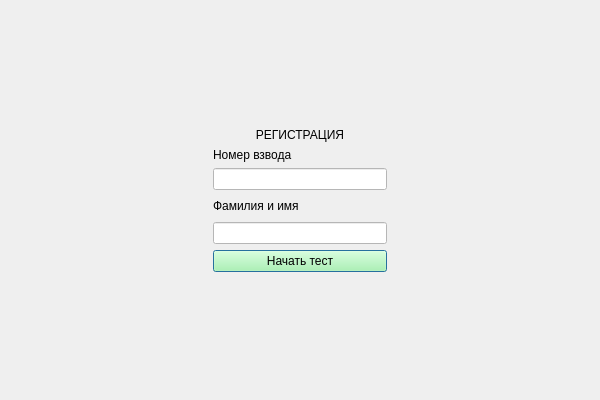
<?xml version="1.0" encoding="UTF-8"?>
<ui version="4.0">
 <class>Dialog</class>
 <widget class="QDialog" name="Dialog">
  <property name="geometry">
   <rect>
    <x>0</x>
    <y>0</y>
    <width>600</width>
    <height>400</height>
   </rect>
  </property>
  <property name="sizePolicy">
   <sizepolicy hsizetype="Expanding" vsizetype="Expanding">
    <horstretch>0</horstretch>
    <verstretch>0</verstretch>
   </sizepolicy>
  </property>
  <property name="windowTitle">
   <string>Комплекс</string>
  </property>
  <property name="styleSheet">
   <string notr="true"/>
  </property>
  <layout class="QHBoxLayout" name="horizontalLayout">
   <item>
    <spacer name="horizontalSpacer">
     <property name="orientation">
      <enum>Qt::Horizontal</enum>
     </property>
     <property name="sizeHint" stdset="0">
      <size>
       <width>40</width>
       <height>20</height>
      </size>
     </property>
    </spacer>
   </item>
   <item>
    <widget class="QWidget" name="widget" native="true">
     <property name="enabled">
      <bool>true</bool>
     </property>
     <property name="sizePolicy">
      <sizepolicy hsizetype="Expanding" vsizetype="Expanding">
       <horstretch>0</horstretch>
       <verstretch>0</verstretch>
      </sizepolicy>
     </property>
     <property name="styleSheet">
      <string notr="true"/>
     </property>
     <layout class="QVBoxLayout" name="verticalLayout">
      <item>
       <spacer name="verticalSpacer">
        <property name="orientation">
         <enum>Qt::Vertical</enum>
        </property>
        <property name="sizeHint" stdset="0">
         <size>
          <width>20</width>
          <height>40</height>
         </size>
        </property>
       </spacer>
      </item>
      <item>
       <widget class="QLabel" name="label">
        <property name="styleSheet">
         <string notr="true">font: 75 18pt &quot;MS Shell Dlg 2&quot;;</string>
        </property>
        <property name="text">
         <string>РЕГИСТРАЦИЯ</string>
        </property>
        <property name="alignment">
         <set>Qt::AlignCenter</set>
        </property>
       </widget>
      </item>
      <item>
       <widget class="QLabel" name="label_2">
        <property name="styleSheet">
         <string notr="true">font: 75 14pt &quot;MS Shell Dlg 2&quot;;</string>
        </property>
        <property name="text">
         <string>Номер взвода</string>
        </property>
        <property name="alignment">
         <set>Qt::AlignLeading|Qt::AlignLeft|Qt::AlignVCenter</set>
        </property>
       </widget>
      </item>
      <item>
       <widget class="QLineEdit" name="lbl_vzvod_num">
        <property name="styleSheet">
         <string notr="true">background-color: rgb(255, 255, 255);
font: 75 14pt &quot;MS Shell Dlg 2&quot;;</string>
        </property>
       </widget>
      </item>
      <item>
       <layout class="QHBoxLayout" name="horizontalLayout_2">
        <item>
         <widget class="QLabel" name="label_3">
          <property name="styleSheet">
           <string notr="true">font: 75 14pt &quot;MS Shell Dlg 2&quot;;</string>
          </property>
          <property name="text">
           <string>Фамилия и имя</string>
          </property>
          <property name="alignment">
           <set>Qt::AlignLeading|Qt::AlignLeft|Qt::AlignVCenter</set>
          </property>
         </widget>
        </item>
        <item>
         <spacer name="horizontalSpacer_3">
          <property name="orientation">
           <enum>Qt::Horizontal</enum>
          </property>
          <property name="sizeHint" stdset="0">
           <size>
            <width>40</width>
            <height>20</height>
           </size>
          </property>
         </spacer>
        </item>
        <item>
         <widget class="QLabel" name="lbl_error">
          <property name="styleSheet">
           <string notr="true">color: rgb(255, 0, 0);
font: 75 14pt &quot;MS Shell Dlg 2&quot;;</string>
          </property>
          <property name="text">
           <string/>
          </property>
          <property name="alignment">
           <set>Qt::AlignLeading|Qt::AlignLeft|Qt::AlignVCenter</set>
          </property>
         </widget>
        </item>
       </layout>
      </item>
      <item>
       <widget class="QLineEdit" name="lbl_student_name">
        <property name="styleSheet">
         <string notr="true">background-color: rgb(255, 255, 255);
font: 75 14pt &quot;MS Shell Dlg 2&quot;;</string>
        </property>
       </widget>
      </item>
      <item>
       <widget class="QPushButton" name="btn_start_test">
        <property name="styleSheet">
         <string notr="true">background-color: rgb(165, 255, 158);
font: 75 14pt &quot;MS Shell Dlg 2&quot;;</string>
        </property>
        <property name="text">
         <string>Начать тест</string>
        </property>
       </widget>
      </item>
      <item>
       <spacer name="verticalSpacer_2">
        <property name="orientation">
         <enum>Qt::Vertical</enum>
        </property>
        <property name="sizeHint" stdset="0">
         <size>
          <width>20</width>
          <height>40</height>
         </size>
        </property>
       </spacer>
      </item>
     </layout>
    </widget>
   </item>
   <item>
    <spacer name="horizontalSpacer_2">
     <property name="orientation">
      <enum>Qt::Horizontal</enum>
     </property>
     <property name="sizeHint" stdset="0">
      <size>
       <width>40</width>
       <height>20</height>
      </size>
     </property>
    </spacer>
   </item>
  </layout>
 </widget>
 <resources/>
 <connections/>
</ui>
